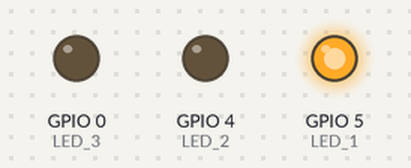
Simulated run of this program. Board: ESP8266 (NodeMCU). Parts: output pins drawn as LEDs (lit = HIGH).

Above: at 0.5 s.
At 2.5 s:
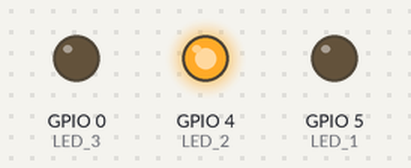
At 4.5 s:
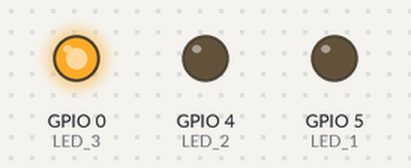
At 5.5 s:
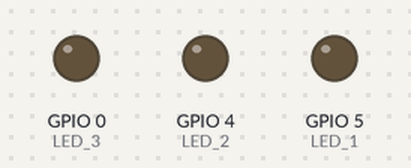
Timing chart, 0 to 7.8 s (numbered marks = the images above):
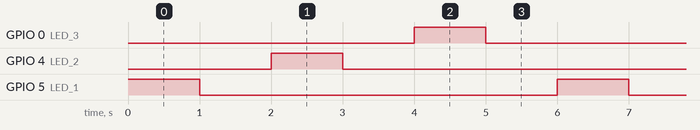

The program:

main.cpp
```cpp
/*
Codigo para encender 3 leds por un segundo
---------------------------------------------------------------------------------
By: Juan Camilo Hincapie Muñoz
Materia: IOT
*/
#include <Arduino.h>
#define LED_1 5
#define LED_2 4
#define LED_3 0

void setup() {
  //se inician los puertos GPIO como salidas.
  pinMode(LED_1, OUTPUT);
  pinMode(LED_2, OUTPUT);
  pinMode(LED_3, OUTPUT);
}


void loop() {

  // se enciende cada led por un segundo y luego se apaga
  digitalWrite(LED_1, HIGH);
  delay(1000);
  digitalWrite(LED_1, LOW);
  delay(1000);

  digitalWrite(LED_2, HIGH);
  delay(1000);
  digitalWrite(LED_2, LOW);
  delay(1000);


  digitalWrite(LED_3, HIGH);
  delay(1000);
  digitalWrite(LED_3, LOW);
  delay(1000);
}
```

Measured:
- by itself, GPIO 0 (LED_3), GPIO 4 (LED_2), GPIO 5 (LED_1): alternates HIGH for 1.0 s and LOW for 5.0 s
- by itself, everything shown: repeats every 6.0 s, in 6 steps
